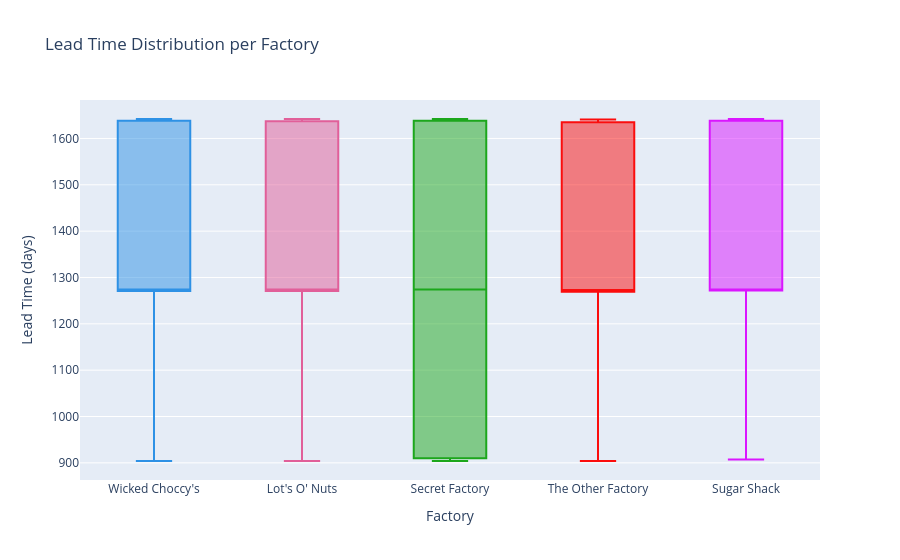
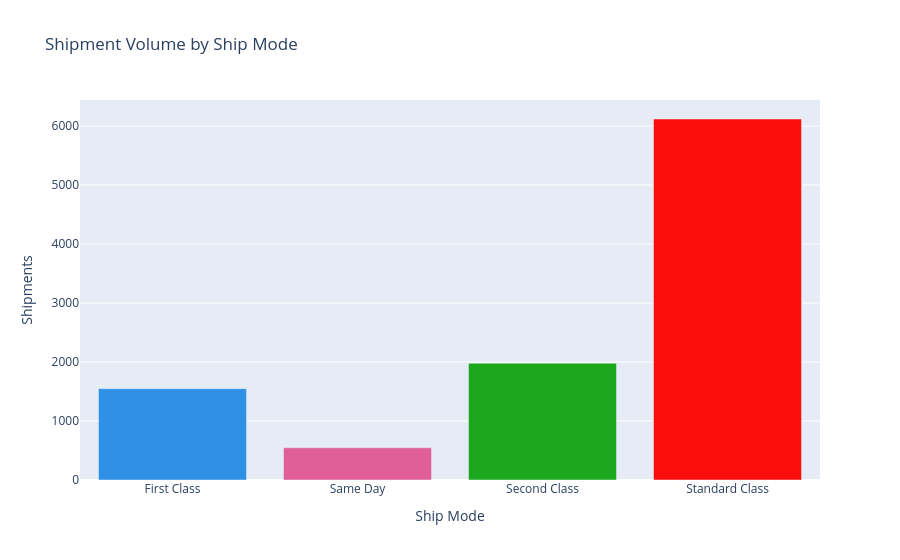

Source (notebook cell) for these figures, in order:
### Code cell
# Visualizations
# Lead Time Distribution by Factory
fig_box = px.box(
    df, x="Factory", y="Shipping Lead Time", color="Factory",
    title="Lead Time Distribution per Factory",
    labels={"Shipping Lead Time": "Lead Time (days)"},
    color_discrete_sequence=px.colors.qualitative.Dark24
)
fig_box.update_layout(showlegend=False)
fig_box.show()

# Ship Mode Comparison
ship_mode_summary = df.groupby('Ship Mode').agg({
    'Shipping Lead Time': 'mean',
    'Ship Mode': 'count'
}).rename(columns={'Ship Mode': 'Shipments'}).reset_index()

fig_bar = px.bar(
    ship_mode_summary, x='Ship Mode', y='Shipments', color='Ship Mode',
    title='Shipment Volume by Ship Mode',
    color_discrete_sequence=px.colors.qualitative.Dark24
)
fig_bar.update_layout(showlegend=False)
fig_bar.show()

# Bottleneck States
volume = df.groupby('State/Province').size()
performance = df.groupby('State/Province')['Shipping Lead Time'].mean()
bottleneck_df = pd.DataFrame({
    'Volume': volume,
    'Avg_Lead_Time': performance
}).sort_values(by=['Volume', 'Avg_Lead_Time'], ascending=False).head(10)

print("=== Top Bottleneck States ===")
print(bottleneck_df)

### Figure 1 — Plotly figure (JSON) as saved in the notebook; plotly's stock layout.template omitted (floating-point values rounded to 4 significant figures; data arrays with more than 128 entries replaced by an {"elided": "..."} marker saying what was removed)
{"data": [{"alignmentgroup": "True", "hovertemplate": "Factory=%{x}<br>Lead Time (days)=%{y}<extra></extra>", "legendgroup": "Wicked Choccy's", "marker": {"color": "#2E91E5"}, "name": "Wicked Choccy's", "notched": false, "offsetgroup": "Wicked Choccy's", "orientation": "v", "showlegend": true, "type": "box", "x": {"elided": "4152 str values"}, "x0": " ", "xaxis": "x", "y": {"elided": "4152 int values"}, "y0": " ", "yaxis": "y"}, {"alignmentgroup": "True", "hovertemplate": "Factory=%{x}<br>Lead Time (days)=%{y}<extra></extra>", "legendgroup": "Lot's O' Nuts", "marker": {"color": "#E15F99"}, "name": "Lot's O' Nuts", "notched": false, "offsetgroup": "Lot's O' Nuts", "orientation": "v", "showlegend": true, "type": "box", "x": {"elided": "5692 str values"}, "x0": " ", "xaxis": "x", "y": {"elided": "5692 int values"}, "y0": " ", "yaxis": "y"}, {"alignmentgroup": "True", "hovertemplate": "Factory=%{x}<br>Lead Time (days)=%{y}<extra></extra>", "legendgroup": "Secret Factory", "marker": {"color": "#1CA71C"}, "name": "Secret Factory", "notched": false, "offsetgroup": "Secret Factory", "orientation": "v", "showlegend": true, "type": "box", "x": {"elided": "217 str values"}, "x0": " ", "xaxis": "x", "y": {"elided": "217 int values"}, "y0": " ", "yaxis": "y"}, {"alignmentgroup": "True", "hovertemplate": "Factory=%{x}<br>Lead Time (days)=%{y}<extra></extra>", "legendgroup": "The Other Factory", "marker": {"color": "#FB0D0D"}, "name": "The Other Factory", "notched": false, "offsetgroup": "The Other Factory", "orientation": "v", "showlegend": true, "type": "box", "x": ["The Other Factory", "The Other Factory", "The Other Factory", "The Other Factory", "The Other Factory", "The Other Factory", "The Other Factory", "The Other Factory", "The Other Factory", "The Other Factory", "The Other Factory", "The Other Factory", "The Other Factory", "The Other Factory", "The Other Factory", "The Other Factory", "The Other Factory", "The Other Factory", "The Other Factory", "The Other Factory", "The Other Factory", "The Other Factory", "The Other Factory", "The Other Factory", "The Other Factory", "The Other Factory", "The Other Factory", "The Other Factory", "The Other Factory", "The Other Factory", "The Other Factory", "The Other Factory", "The Other Factory", "The Other Factory", "The Other Factory", "The Other Factory", "The Other Factory", "The Other Factory", "The Other Factory", "The Other Factory", "The Other Factory", "The Other Factory", "The Other Factory", "The Other Factory", "The Other Factory", "The Other Factory", "The Other Factory", "The Other Factory", "The Other Factory", "The Other Factory", "The Other Factory", "The Other Factory", "The Other Factory", "The Other Factory", "The Other Factory", "The Other Factory", "The Other Factory", "The Other Factory", "The Other Factory", "The Other Factory", "The Other Factory", "The Other Factory", "The Other Factory", "The Other Factory", "The Other Factory", "The Other Factory", "The Other Factory", "The Other Factory", "The Other Factory", "The Other Factory", "The Other Factory", "The Other Factory", "The Other Factory", "The Other Factory", "The Other Factory", "The Other Factory", "The Other Factory", "The Other Factory", "The Other Factory", "The Other Factory", "The Other Factory", "The Other Factory", "The Other Factory", "The Other Factory", "The Other Factory", "The Other Factory", "The Other Factory", "The Other Factory", "The Other Factory", "The Other Factory", "The Other Factory", "The Other Factory", "The Other Factory", "The Other Factory", "The Other Factory", "The Other Factory", "The Other Factory", "The Other Factory", "The Other Factory", "The Other Factory"], "x0": " ", "xaxis": "x", "y": [907, 909, 909, 908, 908, 906, 908, 906, 904, 906, 906, 906, 907, 909, 908, 908, 906, 910, 910, 908, 906, 908, 909, 907, 1273, 1274, 1274, 1273, 1269, 1273, 1271, 1274, 1273, 1272, 1272, 1269, 1274, 1272, 1272, 1273, 1271, 1273, 1271, 1276, 1275, 1273, 1271, 1273, 1272, 1271, 1273, 1273, 1273, 1269, 1275, 1272, 1270, 1273, 1275, 1275, 1272, 1276, 1275, 1274, 1271, 1275, 1271, 1276, 1274, 1269, 1274, 1272, 1276, 1276, 1641, 1640, 1639, 1641, 1638, 1640, 1639, 1638, 1640, 1639, 1638, 1638, 1640, 1639, 1639, 1640, 1637, 1641, 1639, 1635, 1637, 1637, 1635, 1638, 1639, 1639], "y0": " ", "yaxis": "y"}, {"alignmentgroup": "True", "hovertemplate": "Factory=%{x}<br>Lead Time (days)=%{y}<extra></extra>", "legendgroup": "Sugar Shack", "marker": {"color": "#DA16FF"}, "name": "Sugar Shack", "notched": false, "offsetgroup": "Sugar Shack", "orientation": "v", "showlegend": true, "type": "box", "x": ["Sugar Shack", "Sugar Shack", "Sugar Shack", "Sugar Shack", "Sugar Shack", "Sugar Shack", "Sugar Shack", "Sugar Shack", "Sugar Shack", "Sugar Shack", "Sugar Shack", "Sugar Shack", "Sugar Shack", "Sugar Shack", "Sugar Shack", "Sugar Shack", "Sugar Shack", "Sugar Shack", "Sugar Shack", "Sugar Shack", "Sugar Shack", "Sugar Shack", "Sugar Shack", "Sugar Shack", "Sugar Shack", "Sugar Shack", "Sugar Shack", "Sugar Shack", "Sugar Shack", "Sugar Shack", "Sugar Shack", "Sugar Shack", "Sugar Shack"], "x0": " ", "xaxis": "x", "y": [907, 909, 909, 910, 909, 908, 1272, 1274, 1275, 1273, 1273, 1273, 1271, 1272, 1272, 1271, 1273, 1275, 1275, 1275, 1274, 1638, 1640, 1640, 1637, 1641, 1640, 1641, 1638, 1642, 1640, 1635, 1639], "y0": " ", "yaxis": "y"}], "layout": {"boxmode": "overlay", "legend": {"title": {"text": "Factory"}, "tracegroupgap": 0}, "showlegend": false, "title": {"text": "Lead Time Distribution per Factory"}, "xaxis": {"anchor": "y", "categoryarray": ["Wicked Choccy's", "Lot's O' Nuts", "Secret Factory", "The Other Factory", "Sugar Shack"], "categoryorder": "array", "domain": [0, 1], "title": {"text": "Factory"}}, "yaxis": {"anchor": "x", "domain": [0, 1], "title": {"text": "Lead Time (days)"}}}}

### Figure 2 — Plotly figure (JSON) as saved in the notebook; plotly's stock layout.template omitted (floating-point values rounded to 4 significant figures)
{"data": [{"hovertemplate": "Ship Mode=%{x}<br>Shipments=%{y}<extra></extra>", "legendgroup": "First Class", "marker": {"color": "#2E91E5", "pattern": {"shape": ""}}, "name": "First Class", "orientation": "v", "showlegend": true, "textposition": "auto", "type": "bar", "x": ["First Class"], "xaxis": "x", "y": [1548], "yaxis": "y"}, {"hovertemplate": "Ship Mode=%{x}<br>Shipments=%{y}<extra></extra>", "legendgroup": "Same Day", "marker": {"color": "#E15F99", "pattern": {"shape": ""}}, "name": "Same Day", "orientation": "v", "showlegend": true, "textposition": "auto", "type": "bar", "x": ["Same Day"], "xaxis": "x", "y": [547], "yaxis": "y"}, {"hovertemplate": "Ship Mode=%{x}<br>Shipments=%{y}<extra></extra>", "legendgroup": "Second Class", "marker": {"color": "#1CA71C", "pattern": {"shape": ""}}, "name": "Second Class", "orientation": "v", "showlegend": true, "textposition": "auto", "type": "bar", "x": ["Second Class"], "xaxis": "x", "y": [1979], "yaxis": "y"}, {"hovertemplate": "Ship Mode=%{x}<br>Shipments=%{y}<extra></extra>", "legendgroup": "Standard Class", "marker": {"color": "#FB0D0D", "pattern": {"shape": ""}}, "name": "Standard Class", "orientation": "v", "showlegend": true, "textposition": "auto", "type": "bar", "x": ["Standard Class"], "xaxis": "x", "y": [6120], "yaxis": "y"}], "layout": {"barmode": "relative", "legend": {"title": {"text": "Ship Mode"}, "tracegroupgap": 0}, "showlegend": false, "title": {"text": "Shipment Volume by Ship Mode"}, "xaxis": {"anchor": "y", "categoryarray": ["First Class", "Same Day", "Second Class", "Standard Class"], "categoryorder": "array", "domain": [0, 1], "title": {"text": "Ship Mode"}}, "yaxis": {"anchor": "x", "domain": [0, 1], "title": {"text": "Shipments"}}}}
